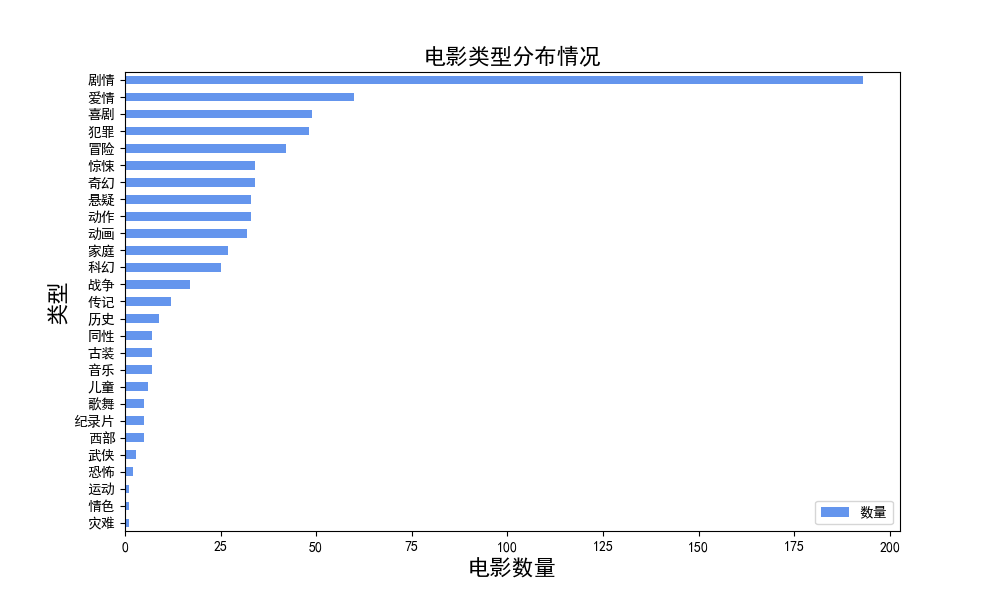

This chart was generated by the following Python code:
#-*-coding:utf-8-*- 
import pandas as pd
import matplotlib.pyplot as plt
from pylab import mpl

mpl.rcParams['font.sans-serif'] = ['SimHei']

df = pd.read_csv('E:/project/spider/Movie.csv',encoding = 'utf8')
genre_split = df[u'类别'].str.split(' ').apply(pd.Series)
a = genre_split.apply(pd.value_counts).fillna('0') 

a.columns = ['type_1','type_2','type_3','type_4','type_5','type_6']
#a
a['type_1'] = a['type_1'].astype(int)
a['type_2'] = a['type_2'].astype(int)
a['type_3'] = a['type_3'].astype(int)
a['type_4'] = a['type_4'].astype(int)
a['type_5'] = a['type_5'].astype(int)
a['type_6'] = a['type_6'].astype(int)
a
a = a.apply(lambda x: x.sum(),axis = 1)#axis = 1,将一个矩阵的每一行向量相加.axis = 0,列相加
genre_split = pd.DataFrame(a, columns = [u'数量'])

genre_split.sort_values(by = u'数量',ascending = True).plot(kind ='barh', color = 'cornflowerblue',figsize = (10,6))

plt.legend(loc='lower right')
plt.title(u'电影类型分布情况',fontsize=16)
plt.xlabel(u'电影数量',fontsize=16)
plt.ylabel(u'类型',fontsize=16)
plt.show()
